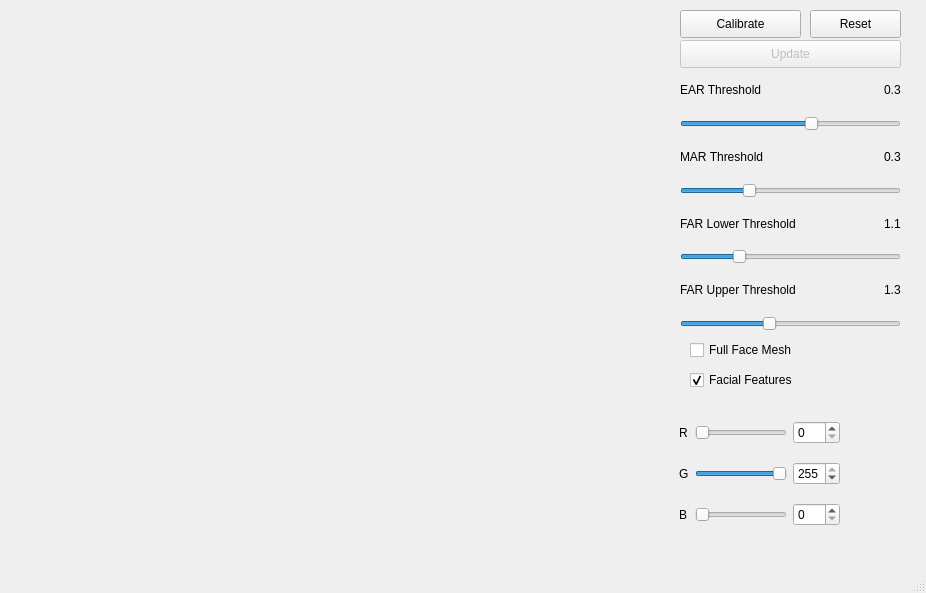
<?xml version="1.0" encoding="UTF-8"?>
<ui version="4.0">
 <class>MainWindow</class>
 <widget class="QMainWindow" name="MainWindow">
  <property name="geometry">
   <rect>
    <x>0</x>
    <y>0</y>
    <width>926</width>
    <height>593</height>
   </rect>
  </property>
  <property name="minimumSize">
   <size>
    <width>926</width>
    <height>593</height>
   </size>
  </property>
  <property name="maximumSize">
   <size>
    <width>926</width>
    <height>593</height>
   </size>
  </property>
  <property name="windowTitle">
   <string>MainWindow</string>
  </property>
  <widget class="QWidget" name="centralwidget">
   <widget class="QWidget" name="gridLayoutWidget">
    <property name="geometry">
     <rect>
      <x>680</x>
      <y>70</y>
      <width>221</width>
      <height>261</height>
     </rect>
    </property>
    <layout class="QGridLayout" name="gridLayout">
     <item row="13" column="0">
      <widget class="QSlider" name="FAR_upslider">
       <property name="minimum">
        <number>110</number>
       </property>
       <property name="maximum">
        <number>160</number>
       </property>
       <property name="value">
        <number>130</number>
       </property>
       <property name="orientation">
        <enum>Qt::Horizontal</enum>
       </property>
      </widget>
     </item>
     <item row="2" column="0">
      <layout class="QHBoxLayout" name="horizontalLayout">
       <item>
        <widget class="QLabel" name="label">
         <property name="text">
          <string>EAR Threshold</string>
         </property>
        </widget>
       </item>
       <item>
        <spacer name="horizontalSpacer">
         <property name="orientation">
          <enum>Qt::Horizontal</enum>
         </property>
         <property name="sizeHint" stdset="0">
          <size>
           <width>40</width>
           <height>20</height>
          </size>
         </property>
        </spacer>
       </item>
       <item>
        <widget class="QLabel" name="EAR_value">
         <property name="text">
          <string>0.3</string>
         </property>
        </widget>
       </item>
      </layout>
     </item>
     <item row="4" column="0">
      <layout class="QHBoxLayout" name="horizontalLayout_2">
       <item>
        <widget class="QLabel" name="label_3">
         <property name="text">
          <string>MAR Threshold</string>
         </property>
        </widget>
       </item>
       <item>
        <spacer name="horizontalSpacer_2">
         <property name="orientation">
          <enum>Qt::Horizontal</enum>
         </property>
         <property name="sizeHint" stdset="0">
          <size>
           <width>40</width>
           <height>20</height>
          </size>
         </property>
        </spacer>
       </item>
       <item>
        <widget class="QLabel" name="MAR_value">
         <property name="text">
          <string>0.3</string>
         </property>
        </widget>
       </item>
      </layout>
     </item>
     <item row="3" column="0">
      <widget class="QSlider" name="EAR_slider">
       <property name="maximum">
        <number>50</number>
       </property>
       <property name="value">
        <number>30</number>
       </property>
       <property name="orientation">
        <enum>Qt::Horizontal</enum>
       </property>
      </widget>
     </item>
     <item row="7" column="0">
      <widget class="QSlider" name="MAR_slider">
       <property name="maximum">
        <number>100</number>
       </property>
       <property name="value">
        <number>30</number>
       </property>
       <property name="orientation">
        <enum>Qt::Horizontal</enum>
       </property>
      </widget>
     </item>
     <item row="8" column="0">
      <layout class="QHBoxLayout" name="horizontalLayout_3">
       <item>
        <widget class="QLabel" name="label_2">
         <property name="text">
          <string>FAR Lower Threshold</string>
         </property>
        </widget>
       </item>
       <item>
        <spacer name="horizontalSpacer_3">
         <property name="orientation">
          <enum>Qt::Horizontal</enum>
         </property>
         <property name="sizeHint" stdset="0">
          <size>
           <width>40</width>
           <height>20</height>
          </size>
         </property>
        </spacer>
       </item>
       <item>
        <widget class="QLabel" name="FAR_lowvalue">
         <property name="text">
          <string>1.1</string>
         </property>
        </widget>
       </item>
      </layout>
     </item>
     <item row="11" column="0">
      <layout class="QHBoxLayout" name="horizontalLayout_4">
       <item>
        <widget class="QLabel" name="label_4">
         <property name="text">
          <string>FAR Upper Threshold</string>
         </property>
        </widget>
       </item>
       <item>
        <spacer name="horizontalSpacer_4">
         <property name="orientation">
          <enum>Qt::Horizontal</enum>
         </property>
         <property name="sizeHint" stdset="0">
          <size>
           <width>40</width>
           <height>20</height>
          </size>
         </property>
        </spacer>
       </item>
       <item>
        <widget class="QLabel" name="FAR_upvalue">
         <property name="text">
          <string>1.3</string>
         </property>
        </widget>
       </item>
      </layout>
     </item>
     <item row="10" column="0">
      <widget class="QSlider" name="FAR_lowslider">
       <property name="minimum">
        <number>100</number>
       </property>
       <property name="maximum">
        <number>140</number>
       </property>
       <property name="value">
        <number>110</number>
       </property>
       <property name="orientation">
        <enum>Qt::Horizontal</enum>
       </property>
      </widget>
     </item>
    </layout>
   </widget>
   <widget class="QLabel" name="FeedLabel">
    <property name="geometry">
     <rect>
      <x>10</x>
      <y>10</y>
      <width>661</width>
      <height>511</height>
     </rect>
    </property>
    <property name="text">
     <string/>
    </property>
   </widget>
   <widget class="QCheckBox" name="FullMeshBox">
    <property name="enabled">
     <bool>true</bool>
    </property>
    <property name="geometry">
     <rect>
      <x>690</x>
      <y>340</y>
      <width>211</width>
      <height>20</height>
     </rect>
    </property>
    <property name="text">
     <string>Full Face Mesh</string>
    </property>
    <property name="checked">
     <bool>false</bool>
    </property>
   </widget>
   <widget class="QCheckBox" name="FeaturesBox">
    <property name="geometry">
     <rect>
      <x>690</x>
      <y>370</y>
      <width>211</width>
      <height>20</height>
     </rect>
    </property>
    <property name="text">
     <string>Facial Features</string>
    </property>
    <property name="checked">
     <bool>true</bool>
    </property>
   </widget>
   <widget class="QWidget" name="gridLayoutWidget_2">
    <property name="geometry">
     <rect>
      <x>679</x>
      <y>409</y>
      <width>231</width>
      <height>131</height>
     </rect>
    </property>
    <layout class="QGridLayout" name="gridLayout_2">
     <item row="1" column="0">
      <widget class="QLabel" name="label_6">
       <property name="text">
        <string>G</string>
       </property>
      </widget>
     </item>
     <item row="1" column="2">
      <widget class="QSpinBox" name="greenSpinBox">
       <property name="maximum">
        <number>255</number>
       </property>
       <property name="value">
        <number>255</number>
       </property>
      </widget>
     </item>
     <item row="1" column="1">
      <widget class="QSlider" name="greenSlider">
       <property name="maximum">
        <number>255</number>
       </property>
       <property name="value">
        <number>255</number>
       </property>
       <property name="orientation">
        <enum>Qt::Horizontal</enum>
       </property>
      </widget>
     </item>
     <item row="2" column="1">
      <widget class="QSlider" name="blueSlider">
       <property name="maximum">
        <number>255</number>
       </property>
       <property name="orientation">
        <enum>Qt::Horizontal</enum>
       </property>
      </widget>
     </item>
     <item row="0" column="0">
      <widget class="QLabel" name="label_5">
       <property name="text">
        <string>R</string>
       </property>
      </widget>
     </item>
     <item row="2" column="0">
      <widget class="QLabel" name="label_7">
       <property name="text">
        <string>B</string>
       </property>
      </widget>
     </item>
     <item row="0" column="2">
      <widget class="QSpinBox" name="redSpinBox">
       <property name="maximum">
        <number>255</number>
       </property>
      </widget>
     </item>
     <item row="0" column="1">
      <widget class="QSlider" name="redSlider">
       <property name="maximum">
        <number>255</number>
       </property>
       <property name="orientation">
        <enum>Qt::Horizontal</enum>
       </property>
      </widget>
     </item>
     <item row="2" column="2">
      <widget class="QSpinBox" name="blueSpinBox">
       <property name="maximum">
        <number>255</number>
       </property>
       <property name="value">
        <number>0</number>
       </property>
      </widget>
     </item>
     <item row="0" column="3" rowspan="3">
      <widget class="QLabel" name="colourLabel">
       <property name="minimumSize">
        <size>
         <width>64</width>
         <height>64</height>
        </size>
       </property>
       <property name="autoFillBackground">
        <bool>true</bool>
       </property>
       <property name="text">
        <string/>
       </property>
      </widget>
     </item>
    </layout>
   </widget>
   <widget class="QPushButton" name="resetButton">
    <property name="geometry">
     <rect>
      <x>810</x>
      <y>10</y>
      <width>91</width>
      <height>28</height>
     </rect>
    </property>
    <property name="text">
     <string>Reset</string>
    </property>
   </widget>
   <widget class="QPushButton" name="calibrateButton">
    <property name="geometry">
     <rect>
      <x>680</x>
      <y>10</y>
      <width>121</width>
      <height>28</height>
     </rect>
    </property>
    <property name="text">
     <string>Calibrate</string>
    </property>
   </widget>
   <widget class="QPushButton" name="updateButton">
    <property name="enabled">
     <bool>false</bool>
    </property>
    <property name="geometry">
     <rect>
      <x>680</x>
      <y>40</y>
      <width>221</width>
      <height>28</height>
     </rect>
    </property>
    <property name="text">
     <string>Update</string>
    </property>
   </widget>
  </widget>
  <widget class="QMenuBar" name="menubar">
   <property name="geometry">
    <rect>
     <x>0</x>
     <y>0</y>
     <width>926</width>
     <height>26</height>
    </rect>
   </property>
  </widget>
  <widget class="QStatusBar" name="statusbar"/>
 </widget>
 <resources/>
 <connections>
  <connection>
   <sender>redSlider</sender>
   <signal>valueChanged(int)</signal>
   <receiver>redSpinBox</receiver>
   <slot>setValue(int)</slot>
   <hints>
    <hint type="sourcelabel">
     <x>763</x>
     <y>435</y>
    </hint>
    <hint type="destinationlabel">
     <x>819</x>
     <y>436</y>
    </hint>
   </hints>
  </connection>
  <connection>
   <sender>greenSlider</sender>
   <signal>valueChanged(int)</signal>
   <receiver>greenSpinBox</receiver>
   <slot>setValue(int)</slot>
   <hints>
    <hint type="sourcelabel">
     <x>757</x>
     <y>472</y>
    </hint>
    <hint type="destinationlabel">
     <x>818</x>
     <y>477</y>
    </hint>
   </hints>
  </connection>
  <connection>
   <sender>blueSlider</sender>
   <signal>valueChanged(int)</signal>
   <receiver>blueSpinBox</receiver>
   <slot>setValue(int)</slot>
   <hints>
    <hint type="sourcelabel">
     <x>756</x>
     <y>515</y>
    </hint>
    <hint type="destinationlabel">
     <x>802</x>
     <y>520</y>
    </hint>
   </hints>
  </connection>
  <connection>
   <sender>redSpinBox</sender>
   <signal>valueChanged(int)</signal>
   <receiver>redSlider</receiver>
   <slot>setValue(int)</slot>
   <hints>
    <hint type="sourcelabel">
     <x>827</x>
     <y>424</y>
    </hint>
    <hint type="destinationlabel">
     <x>782</x>
     <y>431</y>
    </hint>
   </hints>
  </connection>
  <connection>
   <sender>greenSpinBox</sender>
   <signal>valueChanged(int)</signal>
   <receiver>greenSlider</receiver>
   <slot>setValue(int)</slot>
   <hints>
    <hint type="sourcelabel">
     <x>807</x>
     <y>483</y>
    </hint>
    <hint type="destinationlabel">
     <x>774</x>
     <y>482</y>
    </hint>
   </hints>
  </connection>
  <connection>
   <sender>blueSpinBox</sender>
   <signal>valueChanged(int)</signal>
   <receiver>blueSlider</receiver>
   <slot>setValue(int)</slot>
   <hints>
    <hint type="sourcelabel">
     <x>815</x>
     <y>527</y>
    </hint>
    <hint type="destinationlabel">
     <x>771</x>
     <y>529</y>
    </hint>
   </hints>
  </connection>
 </connections>
</ui>
